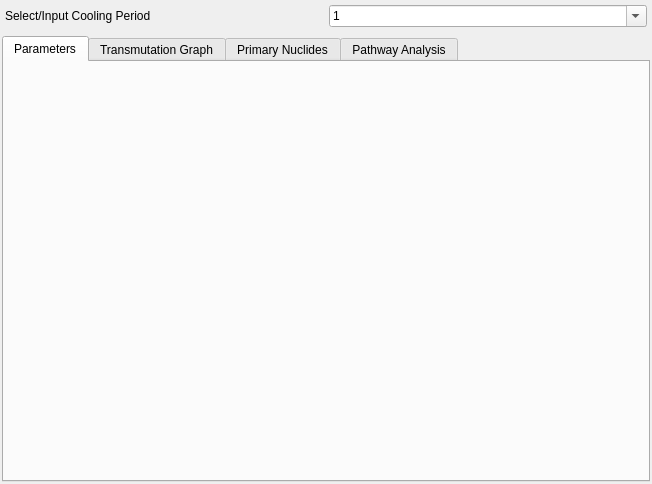
<?xml version="1.0" encoding="UTF-8"?>
<ui version="4.0">
 <class>ShowResultDlg</class>
 <widget class="QDialog" name="ShowResultDlg">
  <property name="geometry">
   <rect>
    <x>0</x>
    <y>0</y>
    <width>652</width>
    <height>484</height>
   </rect>
  </property>
  <property name="windowTitle">
   <string>Dialog</string>
  </property>
  <layout class="QVBoxLayout" name="verticalLayout">
   <property name="leftMargin">
    <number>2</number>
   </property>
   <property name="topMargin">
    <number>2</number>
   </property>
   <property name="rightMargin">
    <number>2</number>
   </property>
   <property name="bottomMargin">
    <number>2</number>
   </property>
   <item>
    <layout class="QHBoxLayout" name="horizontalLayout">
     <property name="leftMargin">
      <number>3</number>
     </property>
     <property name="topMargin">
      <number>3</number>
     </property>
     <property name="rightMargin">
      <number>3</number>
     </property>
     <property name="bottomMargin">
      <number>3</number>
     </property>
     <item>
      <widget class="QLabel" name="label">
       <property name="text">
        <string>Select/Input Cooling Period</string>
       </property>
      </widget>
     </item>
     <item>
      <widget class="QComboBox" name="comboBoxDecayPeriod">
       <property name="editable">
        <bool>true</bool>
       </property>
       <item>
        <property name="text">
         <string>1</string>
        </property>
       </item>
       <item>
        <property name="text">
         <string>2</string>
        </property>
       </item>
       <item>
        <property name="text">
         <string>3</string>
        </property>
       </item>
       <item>
        <property name="text">
         <string>4</string>
        </property>
       </item>
       <item>
        <property name="text">
         <string>5</string>
        </property>
       </item>
      </widget>
     </item>
    </layout>
   </item>
   <item>
    <widget class="QTabWidget" name="tabWidgetParameters">
     <property name="currentIndex">
      <number>0</number>
     </property>
     <widget class="WidgetParam" name="Parameters">
      <attribute name="title">
       <string>Parameters</string>
      </attribute>
      <layout class="QVBoxLayout" name="verticalLayout_2">
       <property name="spacing">
        <number>0</number>
       </property>
       <property name="leftMargin">
        <number>0</number>
       </property>
       <property name="topMargin">
        <number>0</number>
       </property>
       <property name="rightMargin">
        <number>0</number>
       </property>
       <property name="bottomMargin">
        <number>0</number>
       </property>
      </layout>
     </widget>
     <widget class="QWidget" name="TransmutationGraph">
      <attribute name="title">
       <string>Transmutation Graph</string>
      </attribute>
     </widget>
     <widget class="QWidget" name="PrimaryNuclides">
      <attribute name="title">
       <string>Primary Nuclides</string>
      </attribute>
     </widget>
     <widget class="QWidget" name="PathwayAnalysis">
      <attribute name="title">
       <string>Pathway Analysis</string>
      </attribute>
     </widget>
    </widget>
   </item>
  </layout>
 </widget>
 <customwidgets>
  <customwidget>
   <class>WidgetParam</class>
   <extends>QWidget</extends>
   <header location="global">widgetparam.h</header>
   <container>1</container>
  </customwidget>
 </customwidgets>
 <resources/>
 <connections/>
</ui>
